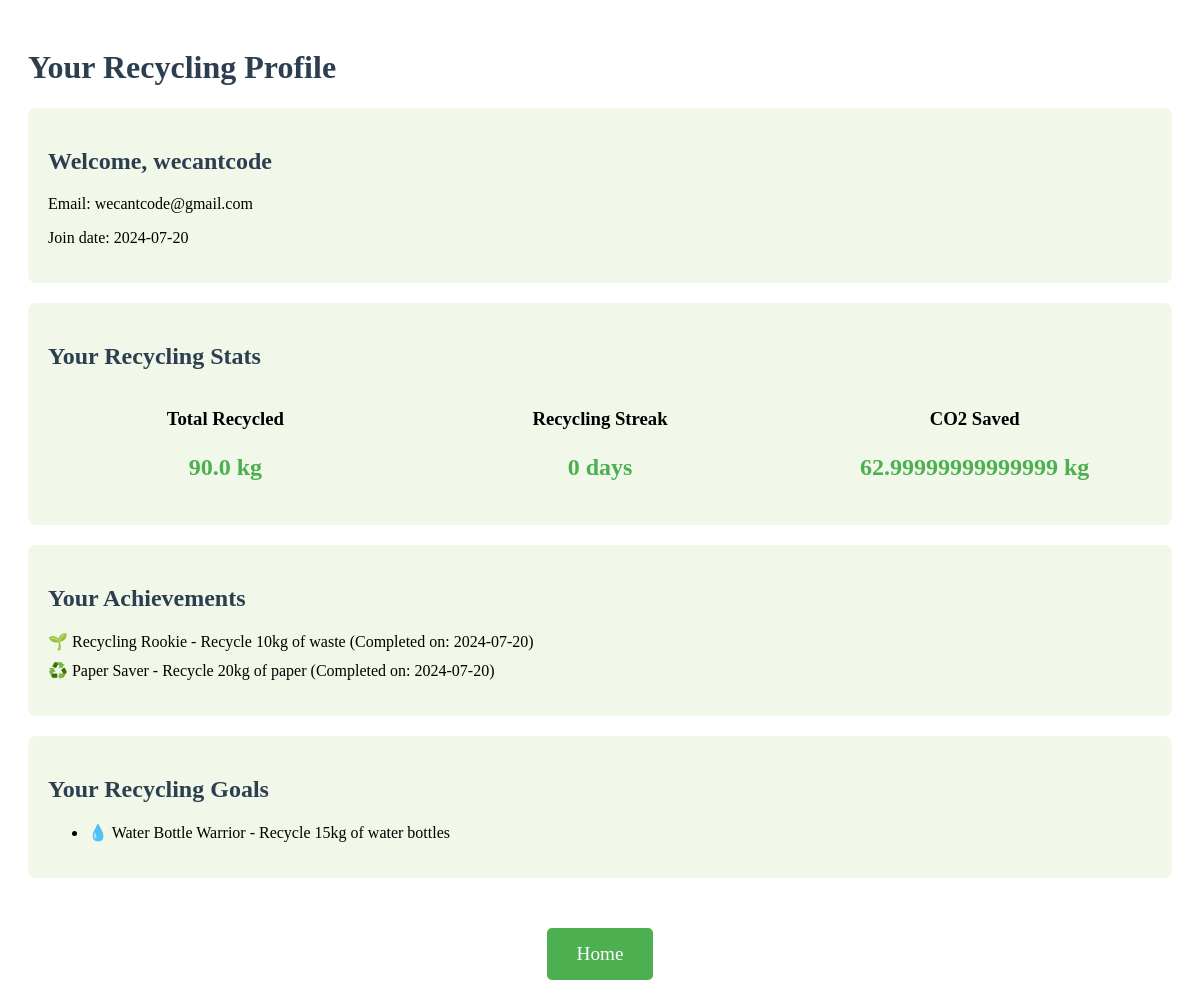
Screenshot of /profile (signed in) with the database file from the repository.
### tables this page shows
CREATE TABLE users
             (id INTEGER PRIMARY KEY,
              username TEXT UNIQUE NOT NULL,
              email TEXT UNIQUE NOT NULL,
              join_date TEXT NOT NULL,
              total_recycled REAL DEFAULT 0,
              current_streak INTEGER DEFAULT 0,
              co2_saved REAL DEFAULT 0);

CREATE TABLE achievements
             (id INTEGER PRIMARY KEY,
              user_id INTEGER,
              achievement TEXT NOT NULL,
              description TEXT NOT NULL,
              required_amount REAL NOT NULL,
              completed BOOLEAN DEFAULT 0,
              date_achieved TEXT,
              FOREIGN KEY (user_id) REFERENCES users (id));

### app.py (the view)
@app.route('/profile')
def profile():
    if 'user' not in session:
        return redirect(url_for('userauthentication'))
    user_email = session['user']['email']
    conn = get_db_connection()
    user_data = conn.execute('SELECT * FROM users WHERE email = ?', (user_email,)).fetchone()
    if user_data:
        user_id = user_data['id']
        completed_achievements = conn.execute('SELECT * FROM achievements WHERE user_id = ? AND completed = 1', (user_id,)).fetchall()
        incomplete_achievements = conn.execute('SELECT * FROM achievements WHERE user_id = ? AND completed = 0', (user_id,)).fetchall()
        goals = conn.execute('SELECT * FROM goals WHERE user_id = ?', (user_id,)).fetchall()
        current_streak = user_data['current_streak']
        conn.close()
        return render_template('profile.html', user=user_data, completed_achievements=completed_achievements,
                               incomplete_achievements=incomplete_achievements, goals=goals, current_streak=current_streak)
    else:
        conn.close()
        return redirect(url_for('home'))

### app.py (called while the page is built)
def get_db_connection():
    conn = sqlite3.connect('recycling.db')
    conn.row_factory = sqlite3.Row
    return conn

### templates/profile.html (shortened to what this page needs)
<!DOCTYPE html>
<html lang="en">
<head>
    <link rel="stylesheet" href="{{ url_for('static', filename='css/profile.css') }}">
</head>
<body>
    <div class="container">
        <h1>Your Recycling Profile</h1>
        <div class="profile-info">
            <h2>Welcome, {{ user['username'] }}</h2>
            <p>Email: {{ user['email'] }}</p>
            <p>Join date: {{ user['join_date'] }}</p>
        </div>
        <div class="recycling-stats">
            <h2>Your Recycling Stats</h2>
            <div class="stat-grid">
                <div class="stat-item">
                    <h3>Total Recycled</h3>
                    <p class="stat-value">{{ user['total_recycled'] }} kg</p>
                </div>
                <div class="stat-item">
                    <h3>Recycling Streak</h3>
                    <p class="stat-value">{{ current_streak }} days</p>
                </div>
                <div class="stat-item">
                    <h3>CO2 Saved</h3>
                    <p class="stat-value">{{ user['co2_saved'] }} kg</p>
                </div>
            </div>
        </div>
        <div class="achievements">
            <h2>Your Achievements</h2>
            <ul class="achievement-list">
                {% for achievement in completed_achievements %}
                <li>{{ achievement['achievement'] }} - {{ achievement['description'] }} (Completed on: {{
                    achievement['date_achieved'] }})</li>
                {% endfor %}
            </ul>
        </div>
        <div class="recycling-goals">
            <h2>Your Recycling Goals</h2>
            <ul>
                {% for achievement in incomplete_achievements %}
                <li>{{ achievement['achievement'] }} - {{ achievement['description'] }}</li>
                {% endfor %}
            </ul>
        </div>
        <section id="homepage">
            <a href="{{ url_for('home') }}" class="btn btn-large">Home</a>
        </section>
    </div>
</body>
</html>

### static/css/profile.css (style rules this page uses)
.container { max-width: 1200px; margin: 0 auto; padding: 20px; }
h1, h2 { color: #2c3e50; }
.profile-info, .recycling-stats, .achievements, .recycling-goals { background-color: #f1f8e9; padding: 20px; border-radius: 8px; margin-bottom: 20px; }
.stat-grid { display: grid; grid-template-columns: repeat(auto-fit, minmax(200px, 1fr)); gap: 20px; }
.stat-item { text-align: center; }
.stat-value { font-size: 1.5em; font-weight: bold; color: #4caf50; }
.achievement-list { list-style-type: none; padding: 0; }
.achievement-list li { margin-bottom: 10px; }
.btn { display: inline-block; background-color: #4caf50; color: white; padding: 10px 20px; text-decoration: none; border-radius: 5px; margin-top: 10px; }
.btn-large { font-size: 1.2em; padding: 15px 30px; }
#homepage { text-align: center; margin-top: 40px; }

### rows the page displays
users: username "wecantcode", email "wecantcode@gmail.com", join_date "2024-07-20", total_recycled "90.0", co2_saved "62.99999999999999"
achievements: achievement "🌱 Recycling Rookie", description "Recycle 10kg of waste", date_achieved "2024-07-20"
achievements: achievement "♻️ Paper Saver", description "Recycle 20kg of paper", date_achieved "2024-07-20"
achievements: achievement "💧 Water Bottle Warrior", description "Recycle 15kg of water bottles"

### other values shown
{{ current_streak }} "0"
